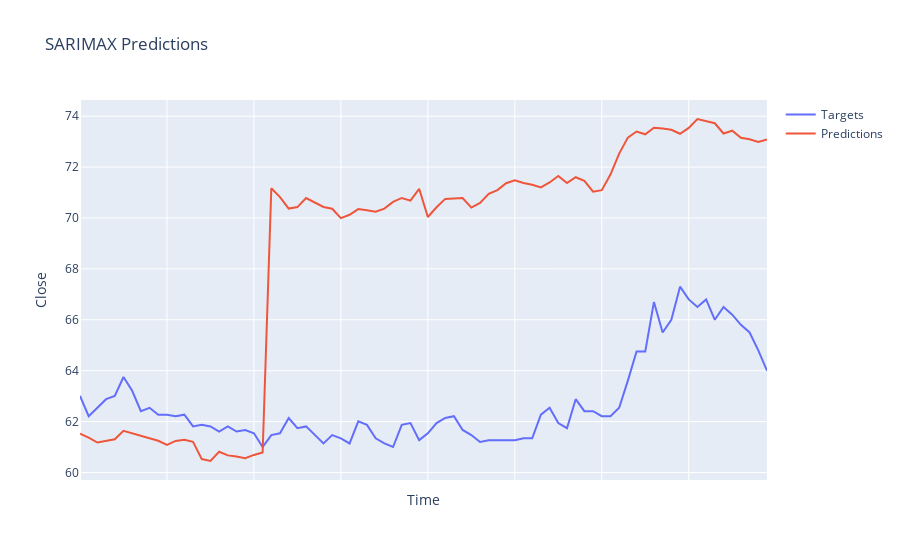

Notebook cell for this chart:
### Markdown cell above
## SARIMAX

### Code cell
visualize_results(vcb_sarimax, "SARIMAX")
